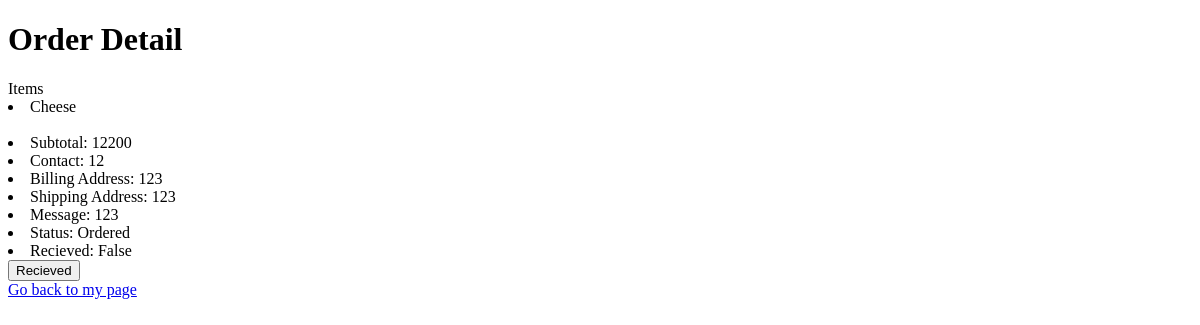
/user/order/20 (signed in), run on an earlier commit of the app's database.
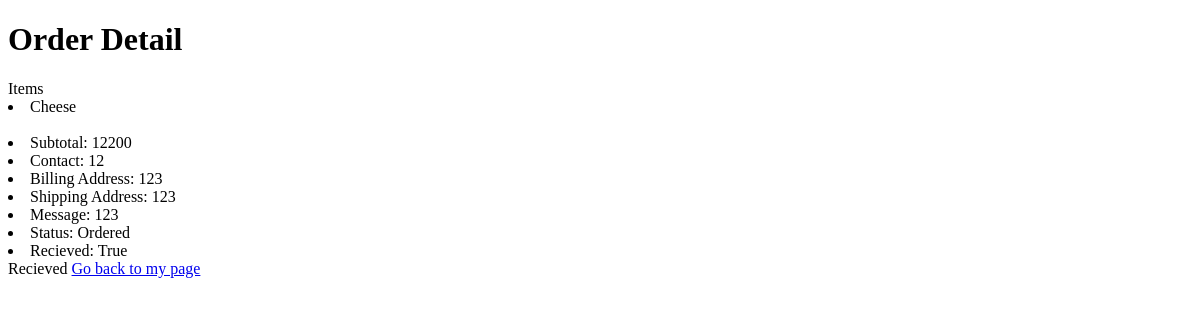
And on a later commit of the database.
### orders/models.py (models this page shows, shortened)
class Order(models.Model):
    user = models.ForeignKey(User, on_delete=models.CASCADE, related_name='order')
    items = models.ManyToManyField(OrderItem, related_name='order')
    subtotal = models.IntegerField('Shipment Total', default=0)
    order_time = models.DateTimeField('Order placed', default=timezone.now)
    contact = models.CharField(max_length=100)
    billing_address = models.CharField(max_length=100)
    shipping_address = models.CharField(max_length=100)
    message = models.CharField(max_length=50, blank=True)
    ORDERED = 'Ordered'
    SHIPPING = 'On Shipping'
    DELIVERED = 'Delivered'
    STATUS_CHOCIES = (
        (ORDERED, 'Ordered'),
        (SHIPPING, 'On Shipping'),
        (DELIVERED, 'Delivered')
    )
    status = models.CharField(max_length=16, choices=STATUS_CHOCIES, default=ORDERED)
    recieved = models.BooleanField(default=False)

### orders/views.py (the view)
# urls.py: path('user/order/<int:pk>', login_required(views.OrderDetail.as_view(), login_url='/login'), name='order_detail'),
class OrderDetail(DetailView):
    model = Order
    def get_context_data(self, **kwargs):
        context = super().get_context_data(**kwargs)
        context["order"] = Order.objects.get(pk=self.kwargs['pk'], user=self.request.user)
        return context

### orders/templates/orders/order_detail.html (shortened to what this page needs)
{% extends 'base_orders.html' %}
{% block body %}
<h1>Order Detail</h1>
Items
{% for order_item in order.items.all %}
    <li>{{ order_item.item.name }}
    </li>
{% endfor %}
<br>
<li>Subtotal: {{ order.subtotal }}</li>
<li>Contact: {{ order.contact }}</li>
<li>Billing Address: {{ order.billing_address }}</li>
<li>Shipping Address: {{ order.shipping_address }}</li>
<li>Message: {{ order.message }}</li>
<li>Status: {{ order.status }}</li>
<li>Recieved: {{ order.recieved }}</li>
{% if not order.recieved %}
    <form action="{% url 'order_list' %}", method="POST">
        <button name="recieved" value="{{ order.id }}">Recieved</button>
    </form>
    {% else %}
        Recieved
{% endif %}
<a href="{% url 'order_list' %}">Go back to my page</a>
{% endblock %}

What changed in the data, as far as the page shows it:
changed Order "Ordered": recieved "False" → "True"
